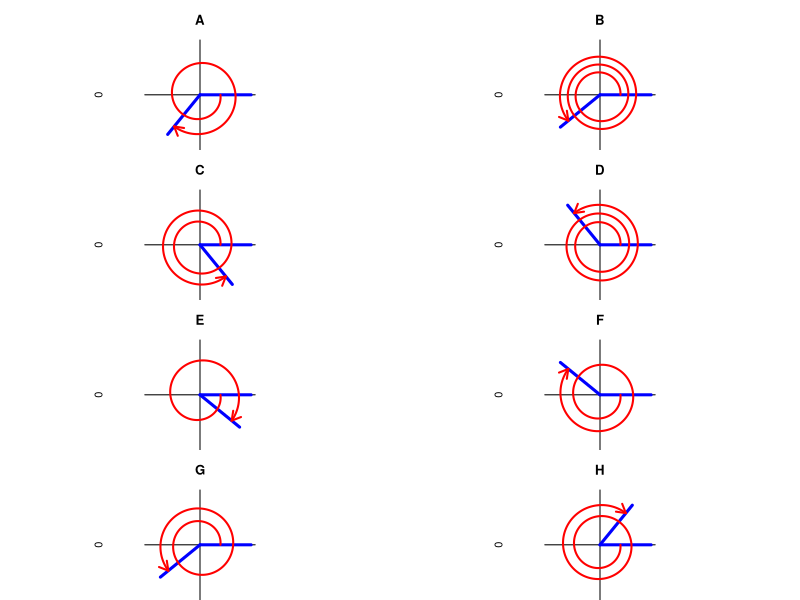
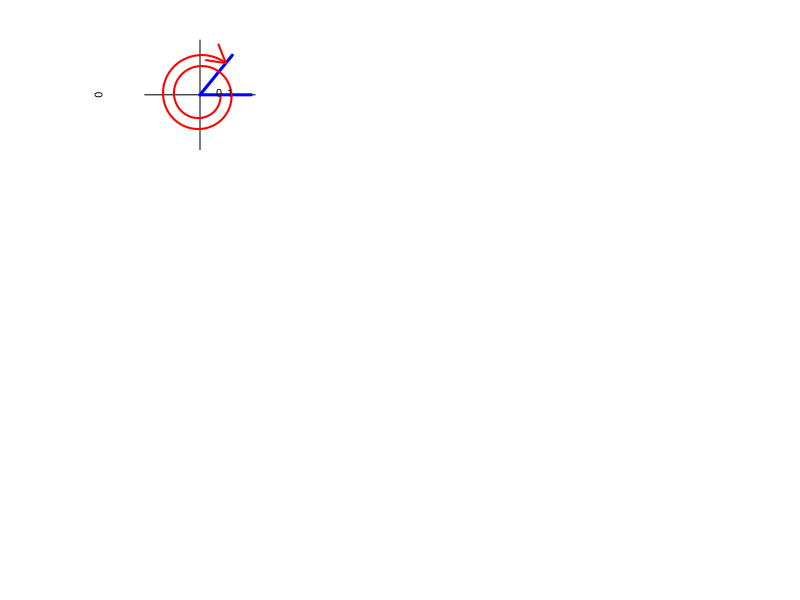

These charts were generated, in order, by the following R code:
## ---- chunk 1
## Editorial note: it would be nice to show remainder with long division

while(T){
  ang = runif(1,1.1,3.9)*2*pi*sample(c(-1,1),1)
  deg = round(ang/pi*180)
  if(abs(deg%%90)>10 && abs(deg%%90)<80){break}
}
correct = c(0,ang)
wrong1 = c(0,-ang)
wrong2 = c(0,pi/2*sample(c(-1,1),1)+ang)
wrong3 = c(0,pi/2*sample(c(-1,1),1)-ang)
wrong4 = c(0,pi*sample(c(-1,1),1)+ang)
wrong5 = c(0,pi*sample(c(-1,1),1)-ang)
wrong6 = c(0,3*pi/2*sample(c(-1,1),1)+ang)
wrong7 = c(0,3*pi/2*sample(c(-1,1),1)-ang)
allchoices = list(correct,wrong1,wrong2,wrong3,wrong4,wrong5,wrong6,wrong7)
shuch = sample(allchoices)
sol = ""
for(i in 1:length(shuch)){
  if(shuch[[i]][1]==correct[1] && shuch[[i]][2]==correct[2]){
    sol = paste0(sol,"1",collapse="")
    sollet = LETTERS[i]
  } else {
    sol = paste0(sol,"0",collapse="")
  }
}

div = floor(abs(deg)/360)
rem = abs(deg)%%360

qts = rem%/%90
lq = qts*90
uq = (qts+1)*90

if(ang>0){
  wrd1 = "positive"
  wrd2 = "counterclockwise"
  q = qts+1
} else {
  wrd1 = "negative"
  wrd2 = "clockwise"
  q = 4-qts
}

qls = c("I","II","III","IV")

## ---- chunk 2
par(mfrow = c(4, 2))
for(i in 1:length(shuch)){
  par(mar=c(0,3,3,3),pty="s")
  plot(0,0,type="n",axes=F,xlim=c(-1,1),ylim=c(-1,1),main=LETTERS[i])
  abline(h=0)
  abline(v=0)
  a1 = shuch[[i]][1]
  a2 = shuch[[i]][2]
  lines(c(0,cos(a1)),c(0,sin(a1)),col="blue",lwd=3)
  lines(c(0,cos(a2)),c(0,sin(a2)),col="blue",lwd=3)
  len = 500
  th = seq(a1,a2,(a2-a1)/len)
  len = length(th)-1
  r = seq(0.4,0.8,0.4/len)
  lines(r*cos(th),r*sin(th),lwd=2,col="red")
  arrows(0.8*cos(th[len]),0.8*sin(th[len]),0.8*cos(th[len+1]),0.8*sin(th[len+1]),lwd=2,col="red",length=0.1)
}

## ---- chunk 3

par(mar=c(0,3,3,3),pty="s")
plot(0,0,type="n",axes=F,xlim=c(-1,1),ylim=c(-1,1))
abline(h=0)
abline(v=0)
a1 = correct[1]
a2 = correct[2]
lines(c(0,cos(a1)),c(0,sin(a1)),col="blue",lwd=3)
lines(c(0,cos(a2)),c(0,sin(a2)),col="blue",lwd=3)
len = 500
mi = 0.4
ma = 0.8
th = seq(a1,a2,(a2-a1)/len)
r = seq(mi,ma,(ma-mi)/len)
len = length(th)-1
lines(r*cos(th),r*sin(th),lwd=2,col="red")
arrows(0.8*cos(th[len]),0.8*sin(th[len]),0.8*cos(th[len+1]),0.8*sin(th[len+1]),lwd=2,col="red",length=0.2)

for(i in 0:div){
  text(i/(abs(deg)/360)*(ma-mi)+mi-0.03,0.04,i)
}
